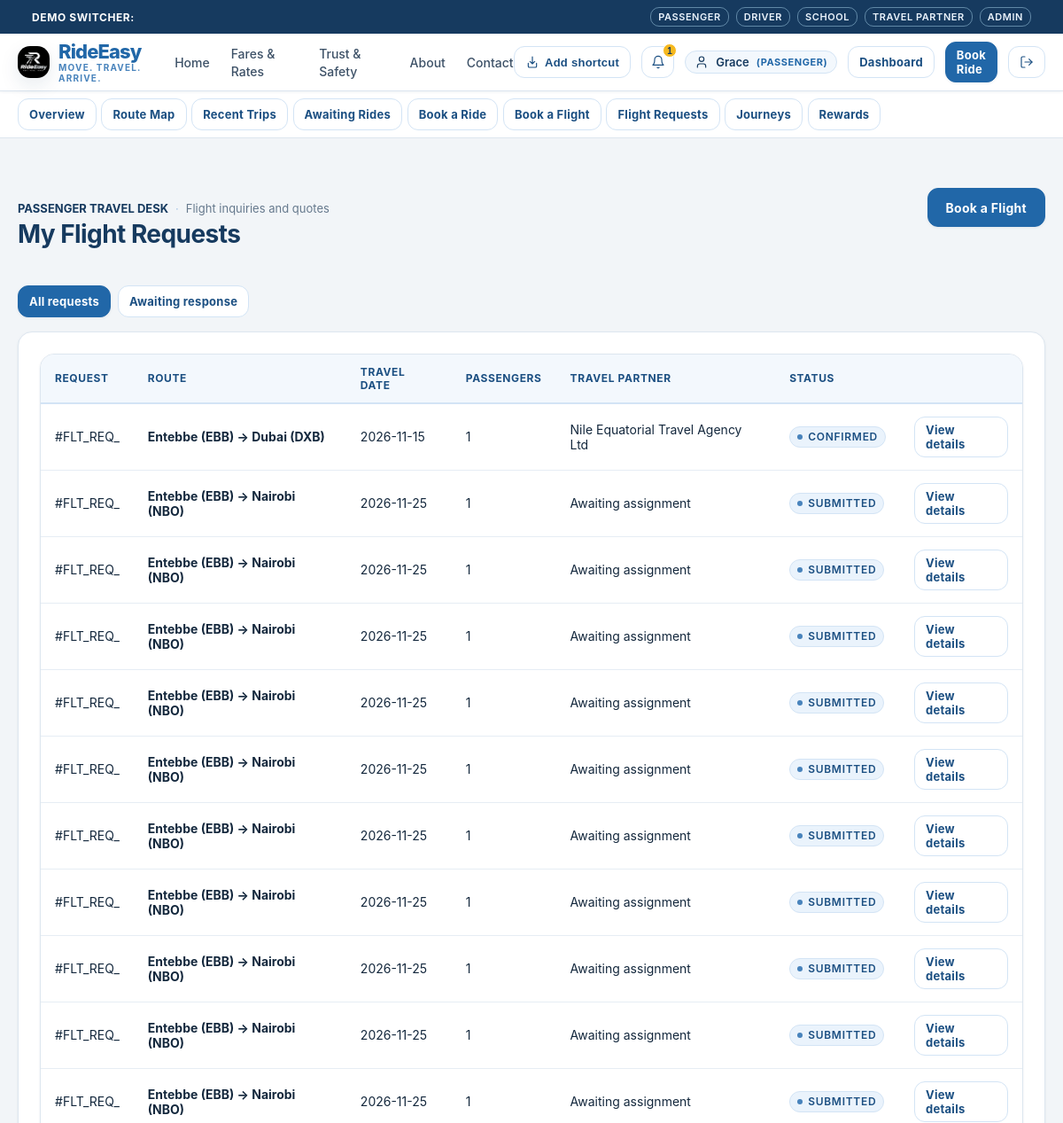
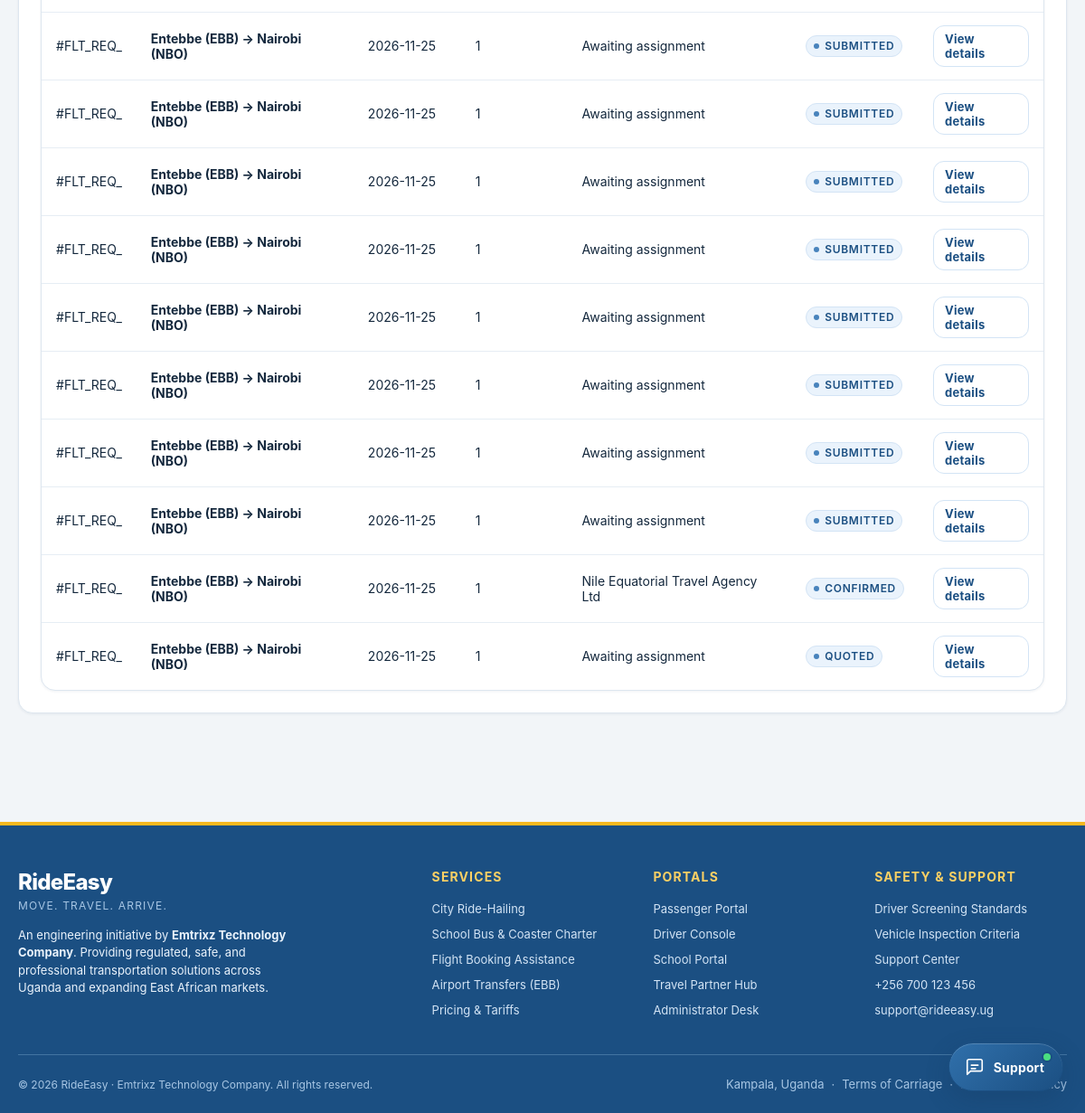
The page /passenger/flight-requests (signed in) on the database its author committed (2 pictures, top to bottom).
### tables this page shows
CREATE TABLE users (
    id TEXT PRIMARY KEY,
    email TEXT UNIQUE NOT NULL,
    password_hash TEXT NOT NULL,
    role TEXT NOT NULL CHECK(role IN ('PASSENGER', 'DRIVER', 'SCHOOL', 'TRAVEL_COMPANY', 'ADMIN')),
    full_name TEXT NOT NULL,
    phone TEXT NOT NULL,
    is_active INTEGER NOT NULL DEFAULT 1,
    is_verified INTEGER NOT NULL DEFAULT 0,
    created_at TIMESTAMP NOT NULL DEFAULT CURRENT_TIMESTAMP,
    updated_at TIMESTAMP NOT NULL DEFAULT CURRENT_TIMESTAMP
, avatar_url TEXT DEFAULT '/static/images/default-avatar.svg');

CREATE TABLE flight_requests (
    id TEXT PRIMARY KEY,
    passenger_id TEXT NOT NULL,
    departure_city TEXT NOT NULL,
    destination_city TEXT NOT NULL,
    departure_date TEXT NOT NULL,
    return_date TEXT,
    passenger_count INTEGER NOT NULL DEFAULT 1,
    preferred_airline TEXT,
    cabin_class TEXT DEFAULT 'Economy',
    phone TEXT NOT NULL,
    email TEXT NOT NULL,
    travel_preferences TEXT,
    notes TEXT,
    assigned_company_id TEXT,
    status TEXT NOT NULL DEFAULT 'SUBMITTED' CHECK(status IN ('SUBMITTED', 'ASSIGNED', 'QUOTED', 'CUSTOMER_APPROVED', 'CONFIRMED', 'DECLINED', 'CANCELLED')),
    created_at TIMESTAMP NOT NULL DEFAULT CURRENT_TIMESTAMP,
    FOREIGN KEY (passenger_id) REFERENCES users(id) ON DELETE CASCADE,
    FOREIGN KEY (assigned_company_id) REFERENCES users(id)
);

CREATE TABLE travel_companies (
    user_id TEXT PRIMARY KEY,
    company_name TEXT NOT NULL,
    license_number TEXT NOT NULL,
    contact_person TEXT NOT NULL,
    phone TEXT NOT NULL,
    email TEXT NOT NULL,
    physical_address TEXT NOT NULL,
    verification_status TEXT NOT NULL DEFAULT 'APPROVED' CHECK(verification_status IN ('PENDING', 'APPROVED', 'REJECTED')),
    created_at TIMESTAMP NOT NULL DEFAULT CURRENT_TIMESTAMP,
    FOREIGN KEY (user_id) REFERENCES users(id) ON DELETE CASCADE
);

### rideeasy/app/routes/passenger.py (the view)
@passenger_bp.route("/flight-requests")
def flight_requests():
    user = AuthService.get_current_user()
    status_filter = request.args.get("status", "").strip().lower()
    status_clause = ""
    if status_filter == "awaiting":
        status_clause = " AND r.status IN ('SUBMITTED', 'ASSIGNED', 'QUOTED', 'CUSTOMER_APPROVED')"
    else:
        status_filter = ""
    requests_list = get_db().fetchall(
        """SELECT r.*, c.company_name
        FROM flight_requests r
        LEFT JOIN travel_companies c ON r.assigned_company_id = c.user_id
        WHERE r.passenger_id = ?""" + status_clause + """
        ORDER BY r.created_at DESC""",
        (user["id"],)
    )
    return render_template(
        "passenger/flight_requests.html",
        user=user,
        requests=requests_list,
        status_filter=status_filter
    )

### rideeasy/app/templates/passenger/flight_requests.html (shortened to what this page needs)
{% extends "base.html" %}
{% block content %}
<div class="container section">
  <div style="display: flex; justify-content: space-between; align-items: baseline; flex-wrap: wrap; gap: 1rem; margin-bottom: 2rem;">
    <div>
      <div class="metadata-row" style="margin-bottom: 0.25rem;">
        <span style="font-weight: 700; color: var(--color-black); text-transform: uppercase;">Passenger Travel Desk</span>
        <span class="metadata-separator">·</span>
        <span>Flight inquiries and quotes</span>
      </div>
      <h2>My Flight Requests</h2>
    </div>
    <a href="/passenger/flight-request" class="btn btn-primary">Book a Flight</a>
  </div>
  <div style="display: flex; gap: 0.5rem; margin-bottom: 1rem;">
    <a href="/passenger/flight-requests" class="btn {% if not status_filter %}btn-primary{% else %}btn-secondary{% endif %} btn-sm">All requests</a>
    <a href="/passenger/flight-requests?status=awaiting" class="btn {% if status_filter == 'awaiting' %}btn-primary{% else %}btn-secondary{% endif %} btn-sm">Awaiting response</a>
  </div>
  <div class="card">
    {% if requests %}
      <div class="table-responsive">
        <table class="table">
          <thead>
            <tr>
              <th>Request</th>
              <th>Route</th>
              <th>Travel date</th>
              <th>Passengers</th>
              <th>Travel partner</th>
              <th>Status</th>
              <th></th>
            </tr>
          </thead>
          <tbody>
            {% for item in requests %}
              <tr>
                <td>#{{ item.id[:8].upper() }}</td>
                <td><strong>{{ item.departure_city }} → {{ item.destination_city }}</strong></td>
                <td>{{ item.departure_date }}</td>
                <td>{{ item.passenger_count }}</td>
                <td>{{ item.company_name or 'Awaiting assignment' }}</td>
                <td><span class="status-indicator"><span class="status-dot"></span>{{ item.status.replace('_', ' ') }}</span></td>
                <td><a href="/passenger/flight-requests/{{ item.id }}" class="btn btn-secondary btn-sm">View details</a></td>
              </tr>
            {% endfor %}
          </tbody>
        </table>
      </div>
    {% endif %}
  </div>
</div>
{% endblock %}

### rideeasy/app/templates/base.html (shortened to what this page needs)
<!DOCTYPE html>
<html lang="en">
<head>
  <link rel="stylesheet" href="/static/css/base.css">
  <link rel="stylesheet" href="/static/css/components.css">
  <link rel="stylesheet" href="/static/css/dashboard.css">
  <link rel="stylesheet" href="/static/css/responsive.css">
</head>
<body>
  <aside class="demo-role-bar no-print" aria-label="Demo role selector">
    <div class="container" style="display: flex; align-items: center; justify-content: space-between; flex-wrap: wrap; gap: 0.5rem; width: 100%;">
      <span style="font-weight: 700; letter-spacing: 0.05em; text-transform: uppercase;">Demo Switcher:</span>
      <div class="demo-role-links">
        <a href="/auth/demo/passenger" class="demo-btn">Passenger</a>
        <a href="/auth/demo/driver" class="demo-btn">Driver</a>
        <a href="/auth/demo/school" class="demo-btn">School</a>
        <a href="/auth/demo/travel" class="demo-btn">Travel Partner</a>
        <a href="/auth/demo/admin" class="demo-btn">Admin</a>
      </div>
    </div>
  </aside>
  <header class="navbar no-print">
    <div class="container">
      <div class="navbar-inner">
        <div class="brand-group">
          <a href="/" style="display: flex; align-items: center; gap: 0.625rem; text-decoration: none;">
            <img src="/static/images/logo.png" alt="RideEasy Logo" style="height: 36px; width: auto; object-fit: contain;" onerror="this.style.display='none'">
            <div style="display: flex; flex-direction: column;">
              <span class="brand-logo" style="line-height: 1.1;">{{ app_name }}</span>
              <span class="brand-tagline" style="font-size: 0.625rem; letter-spacing: 0.12em;">{{ app_tagline }}</span>
            </div>
          </a>
        </div>
        <nav aria-label="Main Navigation">
          <ul class="nav-links">
            <li><a href="/" class="nav-link">Home</a></li>
            <li><a href="/pricing" class="nav-link">Fares & Rates</a></li>
            <li><a href="/safety" class="nav-link">Trust & Safety</a></li>
            <li><a href="/about" class="nav-link">About</a></li>
            <li><a href="/contact" class="nav-link">Contact</a></li>
          </ul>
        </nav>
        <div class="nav-actions">
          <button type="button" class="btn btn-secondary btn-sm app-shortcut-button" data-add-shortcut title="Create a RideEasy shortcut" aria-label="Create a RideEasy shortcut">
            <svg class="icon icon-sm" viewBox="0 0 24 24" aria-hidden="true"><path d="M12 3v12m0 0 4-4m-4 4-4-4"/><path d="M5 14v5a2 2 0 0 0 2 2h10a2 2 0 0 0 2-2v-5"/></svg>
            <span>Add shortcut</span>
          </button>
          {% if current_user %}
            <div style="position: relative;">
              <button id="notif-bell-btn" class="btn btn-secondary btn-sm" aria-label="Notifications" title="In-App Notifications" style="position: relative; padding: 0.35rem 0.6rem;" onclick="toggleNotifDropdown(event);">
                <svg class="icon icon-sm" viewBox="0 0 24 24"><path d="M18 8A6 6 0 0 0 6 8c0 7-3 9-3 9h18s-3-2-3-9"/><path d="M13.73 21a2 2 0 0 1-3.46 0"/></svg>
                {% if unread_notifications_count > 0 %}
                  <span style="position: absolute; top: -4px; right: -4px; background-color: var(--color-black); color: var(--color-white); font-size: 0.625rem; font-weight: 800; border-radius: 9999px; min-width: 16px; height: 16px; display: flex; align-items: center; justify-content: center; padding: 0 3px;">{{ unread_notifications_count }}</span>
                {% endif %}
              </button>
            </div>
            <a href="/profile" class="user-nav-chip" title="View and Edit Profile" style="text-decoration: none;">
              {% if current_user.avatar_url and current_user.avatar_url != '/static/images/default-avatar.svg' %}
                <img src="{{ current_user.avatar_url }}" alt="{{ current_user.full_name }}" style="width: 20px; height: 20px; border-radius: var(--radius-sm); object-fit: cover;">
              {% else %}
                <svg class="icon icon-sm" viewBox="0 0 24 24"><path d="M19 21v-2a4 4 0 0 0-4-4H9a4 4 0 0 0-4 4v2"/><circle cx="12" cy="7" r="4"/></svg>
              {% endif %}
              <span>{{ current_user.full_name.split()[0] }}</span>
              <span class="user-role-label">({{ current_user.role }})</span>
            </a>
            {% if current_user.role == 'PASSENGER' %}
              <a href="/passenger/dashboard" class="btn btn-secondary btn-sm">Dashboard</a>
              <a href="/passenger/book-ride" class="btn btn-primary btn-sm">Book Ride</a>
            {% elif current_user.role == 'DRIVER' %}
              <a href="/driver/dashboard" class="btn btn-primary btn-sm">Driver Console</a>
            {% elif current_user.role == 'SCHOOL' %}
              <a href="/school/dashboard" class="btn btn-primary btn-sm">School Portal</a>
            {% elif current_user.role == 'TRAVEL_COMPANY' %}
              <a href="/travel/dashboard" class="btn btn-primary btn-sm">Agency Console</a>
            {% elif current_user.role == 'ADMIN' %}
              <a href="/admin/dashboard" class="btn btn-primary btn-sm">Admin Control</a>
            {% endif %}
            <a href="/auth/logout" class="btn btn-secondary btn-sm" title="Sign Out">
              <svg class="icon icon-sm" viewBox="0 0 24 24"><path d="M9 21H5a2 2 0 0 1-2-2V5a2 2 0 0 1 2-2h4"/><polyline points="16 17 21 12 16 7"/><line x1="21" y1="12" x2="9" y2="12"/></svg>
            </a>
          {% else %}
            <a href="/auth/login" class="btn btn-secondary btn-sm">Sign In</a>
            <a href="/auth/register" class="btn btn-primary btn-sm">Register</a>
          {% endif %}
        </div>
      </div>
    </div>
  </header>
  {% if current_user %}
    <nav aria-label="Workspace navigation" style="border-bottom: 1px solid var(--color-light-grey); background: var(--color-white);">
      <div class="container" style="display: flex; gap: 0.35rem; overflow-x: auto; padding-top: 0.5rem; padding-bottom: 0.5rem; white-space: nowrap;">
        {% if current_user.role == 'PASSENGER' %}
          <a href="/passenger/dashboard" class="btn btn-secondary btn-sm">Overview</a>
          <a href="/map" class="btn btn-secondary btn-sm">Route Map</a>
          <a href="/passenger/rides" class="btn btn-secondary btn-sm">Recent Trips</a>
          <a href="/passenger/rides?status=awaiting" class="btn btn-secondary btn-sm">Awaiting Rides</a>
          <a href="/passenger/book-ride" class="btn btn-secondary btn-sm">Book a Ride</a>
          <a href="/passenger/flight-request" class="btn btn-secondary btn-sm">Book a Flight</a>
          <a href="/passenger/flight-requests" class="btn btn-secondary btn-sm">Flight Requests</a>
          <a href="/passenger/journeys" class="btn btn-secondary btn-sm">Journeys</a>
          <a href="/passenger/rewards" class="btn btn-secondary btn-sm">Rewards</a>
        {% elif current_user.role == 'SCHOOL' %}
          <a href="/school/dashboard" class="btn btn-secondary btn-sm">Overview</a>
          <a href="/map" class="btn btn-secondary btn-sm">Route Map</a>
          <a href="/school/requests" class="btn btn-secondary btn-sm">Transport Requests</a>
          <a href="/school/request" class="btn btn-secondary btn-sm">Book Transport</a>
        {% elif current_user.role == 'TRAVEL_COMPANY' %}
          <a href="/map" class="btn btn-secondary btn-sm">Route Map</a>
          <a href="/travel/dashboard" class="btn btn-secondary btn-sm">Travel Partner Dashboard</a>
        {% endif %}
      </div>
    </nav>
  {% endif %}
  <main>
    {% block content %}{% endblock %}
  </main>
  <footer class="footer no-print">
    <div class="container">
      <div class="footer-inner">
        <div>
          <div style="font-size: 1.5rem; font-weight: 800; letter-spacing: -0.03em; margin-bottom: 0.25rem;">{{ app_name }}</div>
          <div style="font-size: 0.75rem; letter-spacing: 0.1em; color: var(--color-medium-grey); text-transform: uppercase; margin-bottom: 1rem;">{{ app_tagline }}</div>
          <p style="color: var(--color-light-grey); font-size: 0.8125rem; max-width: 320px; line-height: 1.5;">
            An engineering initiative by <strong>{{ company_name }}</strong>. Providing regulated, safe, and professional transportation solutions across Uganda and expanding East African markets.
          </p>
        </div>
        <div>
          <h4>Services</h4>
          <ul class="footer-links">
            <li><a href="/passenger/book-ride">City Ride-Hailing</a></li>
            <li><a href="/school/request">School Bus & Coaster Charter</a></li>
            <li><a href="/passenger/flight-request">Flight Booking Assistance</a></li>
            <li><a href="/pricing">Airport Transfers (EBB)</a></li>
            <li><a href="/pricing">Pricing & Tariffs</a></li>
          </ul>
        </div>
        <div>
          <h4>Portals</h4>
          <ul class="footer-links">
            <li><a href="/auth/demo/passenger">Passenger Portal</a></li>
            <li><a href="/auth/demo/driver">Driver Console</a></li>
            <li><a href="/auth/demo/school">School Portal</a></li>
            <li><a href="/auth/demo/travel">Travel Partner Hub</a></li>
            <li><a href="/auth/demo/admin">Administrator Desk</a></li>
          </ul>
        </div>
        <div>
          <h4>Safety & Support</h4>
          <ul class="footer-links">
            <li><a href="/safety">Driver Screening Standards</a></li>
            <li><a href="/safety">Vehicle Inspection Criteria</a></li>
            <li><a href="/contact">Support Center</a></li>
            <li><a href="tel:{{ support_phone }}">{{ support_phone }}</a></li>
            <li><a href="mailto:{{ support_email }}">{{ support_email }}</a></li>
          </ul>
        </div>
      </div>
      <div class="footer-bottom">
        <div>© 2026 {{ app_name }} · {{ company_name }}. All rights reserved.</div>
        <div class="metadata-row" style="color: var(--color-medium-grey);">
          <span>Kampala, Uganda</span>
          <span class="metadata-separator">·</span>
          <span>Terms of Carriage</span>
          <span class="metadata-separator">·</span>
          <span>Data Privacy Policy</span>
        </div>
      </div>
    </div>
  </footer>
  <div class="ai-support-widget no-print" id="ai-support-widget">
      <button type="button" class="ai-support-toggle" id="ai-support-toggle" aria-controls="ai-support-panel" aria-expanded="false" aria-label="Open RideEasy support chat">
        <svg class="icon" viewBox="0 0 24 24" aria-hidden="true"><path d="M21 15a2 2 0 0 1-2 2H7l-4 4V5a2 2 0 0 1 2-2h14a2 2 0 0 1 2 2z"/><path d="M8 10h8M8 14h5"/></svg>
        <span>Support</span>
        <span class="ai-support-toggle-status" aria-hidden="true"></span>
      </button>
  </div>
</body>
</html>

### rows shown on the page
users: full_name "Grace", role "PASSENGER"
flight_requests: id "FLT_REQ_", departure_city "Entebbe (EBB)", destination_city "Dubai (DXB)", departure_date "2026-11-15", passenger_count "1", company_name "Nile Equatorial Travel Agency Ltd", status.replace "CONFIRMED"
flight_requests: id "FLT_REQ_", departure_city "Entebbe (EBB)", destination_city "Nairobi (NBO)", departure_date "2026-11-25", passenger_count "1", company_name "Awaiting assignment", status.replace "SUBMITTED"
flight_requests: id "FLT_REQ_", departure_city "Entebbe (EBB)", destination_city "Nairobi (NBO)", departure_date "2026-11-25", passenger_count "1", company_name "Awaiting assignment", status.replace "SUBMITTED"
flight_requests: id "FLT_REQ_", departure_city "Entebbe (EBB)", destination_city "Nairobi (NBO)", departure_date "2026-11-25", passenger_count "1", company_name "Awaiting assignment", status.replace "SUBMITTED"
flight_requests: id "FLT_REQ_", departure_city "Entebbe (EBB)", destination_city "Nairobi (NBO)", departure_date "2026-11-25", passenger_count "1", company_name "Awaiting assignment", status.replace "SUBMITTED"
flight_requests: id "FLT_REQ_", departure_city "Entebbe (EBB)", destination_city "Nairobi (NBO)", departure_date "2026-11-25", passenger_count "1", company_name "Awaiting assignment", status.replace "SUBMITTED"
flight_requests: id "FLT_REQ_", departure_city "Entebbe (EBB)", destination_city "Nairobi (NBO)", departure_date "2026-11-25", passenger_count "1", company_name "Awaiting assignment", status.replace "SUBMITTED"
flight_requests: id "FLT_REQ_", departure_city "Entebbe (EBB)", destination_city "Nairobi (NBO)", departure_date "2026-11-25", passenger_count "1", company_name "Awaiting assignment", status.replace "SUBMITTED"
flight_requests: id "FLT_REQ_", departure_city "Entebbe (EBB)", destination_city "Nairobi (NBO)", departure_date "2026-11-25", passenger_count "1", company_name "Awaiting assignment", status.replace "SUBMITTED"
flight_requests: id "FLT_REQ_", departure_city "Entebbe (EBB)", destination_city "Nairobi (NBO)", departure_date "2026-11-25", passenger_count "1", company_name "Awaiting assignment", status.replace "SUBMITTED"
flight_requests: id "FLT_REQ_", departure_city "Entebbe (EBB)", destination_city "Nairobi (NBO)", departure_date "2026-11-25", passenger_count "1", company_name "Awaiting assignment", status.replace "SUBMITTED"
flight_requests: id "FLT_REQ_", departure_city "Entebbe (EBB)", destination_city "Nairobi (NBO)", departure_date "2026-11-25", passenger_count "1", company_name "Awaiting assignment", status.replace "SUBMITTED"
flight_requests: id "FLT_REQ_", departure_city "Entebbe (EBB)", destination_city "Nairobi (NBO)", departure_date "2026-11-25", passenger_count "1", company_name "Awaiting assignment", status.replace "SUBMITTED"
flight_requests: id "FLT_REQ_", departure_city "Entebbe (EBB)", destination_city "Nairobi (NBO)", departure_date "2026-11-25", passenger_count "1", company_name "Awaiting assignment", status.replace "SUBMITTED"
flight_requests: id "FLT_REQ_", departure_city "Entebbe (EBB)", destination_city "Nairobi (NBO)", departure_date "2026-11-25", passenger_count "1", company_name "Awaiting assignment", status.replace "SUBMITTED"
flight_requests: id "FLT_REQ_", departure_city "Entebbe (EBB)", destination_city "Nairobi (NBO)", departure_date "2026-11-25", passenger_count "1", company_name "Awaiting assignment", status.replace "SUBMITTED"
flight_requests: id "FLT_REQ_", departure_city "Entebbe (EBB)", destination_city "Nairobi (NBO)", departure_date "2026-11-25", passenger_count "1", company_name "Awaiting assignment", status.replace "SUBMITTED"
flight_requests: id "FLT_REQ_", departure_city "Entebbe (EBB)", destination_city "Nairobi (NBO)", departure_date "2026-11-25", passenger_count "1", company_name "Awaiting assignment", status.replace "SUBMITTED"
flight_requests: id "FLT_REQ_", departure_city "Entebbe (EBB)", destination_city "Nairobi (NBO)", departure_date "2026-11-25", passenger_count "1", company_name "Awaiting assignment", status.replace "SUBMITTED"
flight_requests: id "FLT_REQ_", departure_city "Entebbe (EBB)", destination_city "Nairobi (NBO)", departure_date "2026-11-25", passenger_count "1", company_name "Nile Equatorial Travel Agency Ltd", status.replace "CONFIRMED"
flight_requests: id "FLT_REQ_", departure_city "Entebbe (EBB)", destination_city "Nairobi (NBO)", departure_date "2026-11-25", passenger_count "1", company_name "Awaiting assignment", status.replace "QUOTED"

### other values the page prints
{{ app_name }} "RideEasy"
{{ app_tagline }} "MOVE. TRAVEL. ARRIVE."
{{ unread_notifications_count }} "1"
{{ company_name }} "Emtrixz Technology Company"
{{ support_phone }} "+256 700 123 456"
{{ support_email }} "support@rideeasy.ug"
